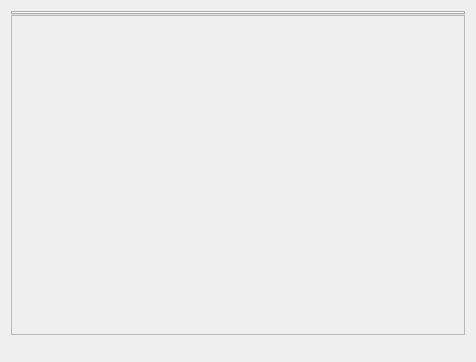
<?xml version="1.0" encoding="UTF-8"?>
<ui version="4.0">
 <class>MainWindow</class>
 <widget class="QWidget" name="MainWindow">
  <property name="geometry">
   <rect>
    <x>0</x>
    <y>0</y>
    <width>476</width>
    <height>362</height>
   </rect>
  </property>
  <property name="windowTitle">
   <string>Form</string>
  </property>
  <layout class="QVBoxLayout" name="verticalLayout">
   <property name="spacing">
    <number>0</number>
   </property>
   <item>
    <widget class="QTabWidget" name="tabWidget">
     <property name="sizePolicy">
      <sizepolicy hsizetype="Preferred" vsizetype="Maximum">
       <horstretch>0</horstretch>
       <verstretch>0</verstretch>
      </sizepolicy>
     </property>
    </widget>
   </item>
   <item>
    <widget class="QFrame" name="frame">
     <layout class="QHBoxLayout" name="horizontalLayout">
      <property name="spacing">
       <number>0</number>
      </property>
      <property name="leftMargin">
       <number>0</number>
      </property>
      <property name="topMargin">
       <number>0</number>
      </property>
      <property name="rightMargin">
       <number>0</number>
      </property>
      <property name="bottomMargin">
       <number>0</number>
      </property>
      <item>
       <widget class="QScrollArea" name="scrollArea">
        <property name="sizePolicy">
         <sizepolicy hsizetype="Preferred" vsizetype="MinimumExpanding">
          <horstretch>0</horstretch>
          <verstretch>0</verstretch>
         </sizepolicy>
        </property>
        <property name="verticalScrollBarPolicy">
         <enum>Qt::ScrollBarAsNeeded</enum>
        </property>
        <property name="horizontalScrollBarPolicy">
         <enum>Qt::ScrollBarAlwaysOff</enum>
        </property>
        <property name="widgetResizable">
         <bool>true</bool>
        </property>
        <widget class="QWidget" name="scrollAreaWidgetContents">
         <property name="geometry">
          <rect>
           <x>0</x>
           <y>0</y>
           <width>456</width>
           <height>320</height>
          </rect>
         </property>
        </widget>
       </widget>
      </item>
     </layout>
    </widget>
   </item>
   <item>
    <widget class="QWidget" name="checkBoxsGroup" native="true">
     <layout class="QHBoxLayout" name="checkBoxLayout">
      <property name="spacing">
       <number>12</number>
      </property>
      <property name="leftMargin">
       <number>12</number>
      </property>
      <property name="topMargin">
       <number>10</number>
      </property>
      <property name="rightMargin">
       <number>0</number>
      </property>
      <property name="bottomMargin">
       <number>6</number>
      </property>
     </layout>
    </widget>
   </item>
  </layout>
  <action name="actionAdd_ToDo">
   <property name="text">
    <string>Add ToDo</string>
   </property>
   <property name="toolTip">
    <string>Add ToDo</string>
   </property>
   <property name="shortcut">
    <string>Ctrl+N</string>
   </property>
  </action>
  <action name="actionExport_to_Json">
   <property name="text">
    <string>Export to Json</string>
   </property>
  </action>
  <action name="actionCheck_Data_Completeness">
   <property name="text">
    <string>Check Data Completeness</string>
   </property>
   <property name="shortcut">
    <string>F4</string>
   </property>
   <property name="shortcutContext">
    <enum>Qt::ApplicationShortcut</enum>
   </property>
  </action>
  <action name="actionSearch_ToDo">
   <property name="text">
    <string>Search ToDo</string>
   </property>
   <property name="shortcut">
    <string>Ctrl+F</string>
   </property>
  </action>
  <action name="actionCheck_Unsaved_Data">
   <property name="text">
    <string>Check Unsaved Data</string>
   </property>
   <property name="shortcut">
    <string>F5</string>
   </property>
   <property name="shortcutContext">
    <enum>Qt::ApplicationShortcut</enum>
   </property>
  </action>
 </widget>
 <resources/>
 <connections/>
</ui>
